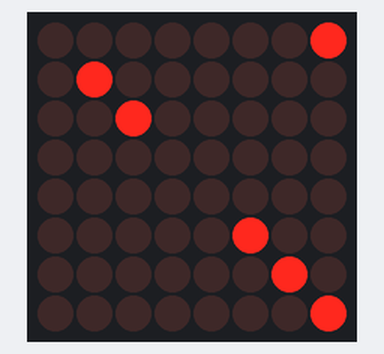
Bench run of a sketch on a simulated Arduino Uno, built with avr-gcc and run on an emulated ATmega328P. On the bench: 8×8 LED matrix.

Above: at 0.1 s.
At 1.1 s:
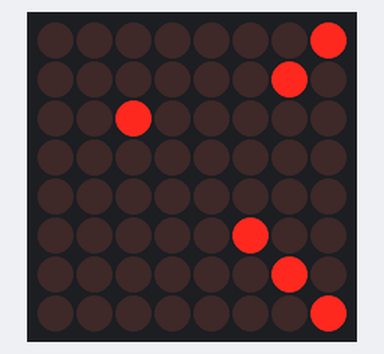
At 2.1 s:
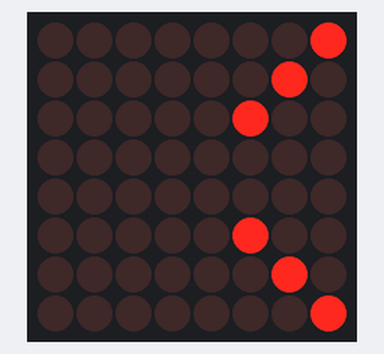
At 3.1 s:
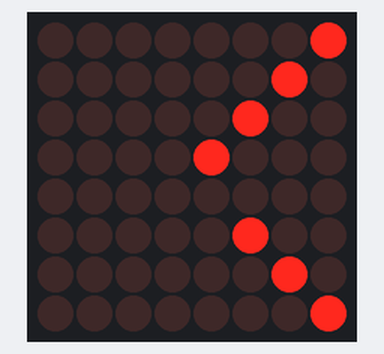
At 5.1 s:
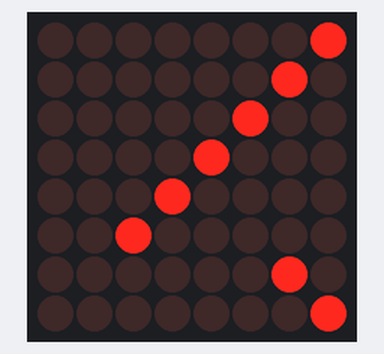
At 7.1 s:
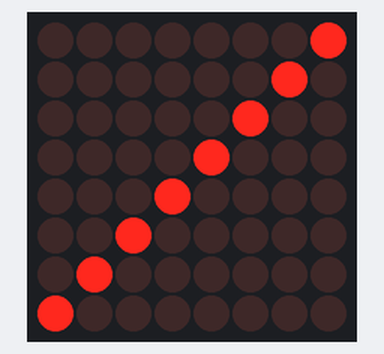

Measured:
- what the display in image 1 shows lasts 1.0 s, from 1.0 s to 2.0 s

The sketch:

led_matrix_demo.ino
```cpp
#include <LedControl.h>

// Definição dos pinos para conexão com o MAX7219
#define DATA_IN_PIN   A0   // Pino de dados (DIN)
#define LOAD_PIN      A1  // Pino de carga (CS)
#define CLK_PIN       A2  // Pino do clock (CLK)
#define NUM_DISPLAYS  1   // Número de matrizes de LED no display

LedControl lc = LedControl(DATA_IN_PIN, CLK_PIN, LOAD_PIN, NUM_DISPLAYS);

void setup() {
  lc.shutdown(0, false);
  lc.setIntensity(0, 2);
  lc.clearDisplay(0);


  lc.setLed(0, 0, 0, 1);
  lc.setLed(0, 1, 1, 1);
  lc.setLed(0, 2, 2, 1);
  lc.setLed(0, 3, 3, 0);
  lc.setLed(0, 4, 4, 0);
  lc.setLed(0, 5, 5, 1);
  lc.setLed(0, 6, 6, 1);
  lc.setLed(0, 7, 7, 1);


  for(int i = 0; i < 8; i++) {
    lc.setRow(0, i, B00000001 << i);
    delay(1000);
  }

}

void loop() {

}
```
